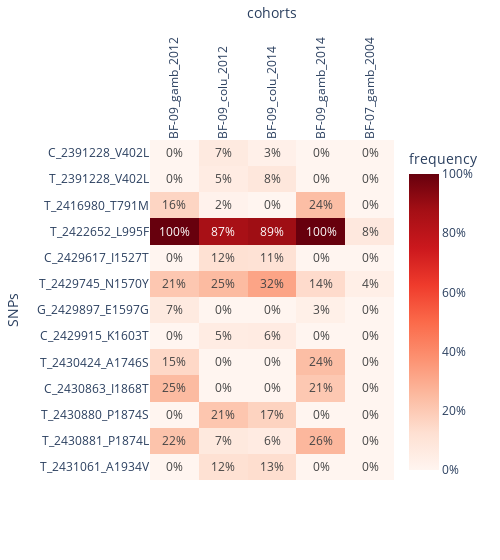

Write notebook code for a chart like this one.
### Code cell
ag3.plot_frequencies_heatmap(
    df=snps_df, index=['alt_allele', 'position', 'aa_change'],  
    y_label="SNPs",
    max_len=100, 
    colorbar=True, 
    width=500
)

### Figure 1 — Plotly figure (JSON) as saved in the notebook; plotly's stock layout.template omitted (floating-point values rounded to 4 significant figures)
{"data": [{"coloraxis": "coloraxis", "hovertemplate": "x: %{x}<br>y: %{y}<br>color: %{z}<extra></extra>", "name": "0", "texttemplate": "%{z:.0%}", "type": "heatmap", "x": ["BF-09_gamb_2012", "BF-09_colu_2012", "BF-09_colu_2014", "BF-09_gamb_2014", "BF-07_gamb_2004"], "xaxis": "x", "y": ["C_2391228_V402L", "T_2391228_V402L", "T_2416980_T791M", "T_2422652_L995F", "C_2429617_I1527T", "T_2429745_N1570Y", "G_2429897_E1597G", "C_2429915_K1603T", "T_2430424_A1746S", "C_2430863_I1868T", "T_2430880_P1874S", "T_2430881_P1874L", "T_2431061_A1934V"], "yaxis": "y", "z": [[0, 0.06707, 0.0283, 0, 0], [0, 0.05488, 0.08491, 0, 0], [0.1633, 0.01829, 0, 0.2391, 0], [1, 0.8659, 0.8868, 1, 0.07692], [0, 0.122, 0.1132, 0, 0], [0.2092, 0.25, 0.3208, 0.1413, 0.03846], [0.06633, 0, 0, 0.03261, 0], [0, 0.05488, 0.0566, 0, 0], [0.1531, 0, 0, 0.2391, 0], [0.25, 0, 0, 0.2065, 0], [0, 0.2134, 0.1698, 0, 0], [0.2245, 0.07317, 0.0566, 0.2609, 0], [0, 0.122, 0.1321, 0, 0]]}], "layout": {"coloraxis": {"cmax": 1, "cmin": 0, "colorbar": {"ticktext": ["0%", "20%", "40%", "60%", "80%", "100%"], "tickvals": [0, 0.2, 0.4, 0.6, 0.8, 1], "title": {"text": "frequency"}}, "colorscale": [[0, "rgb(255,245,240)"], [0.125, "rgb(254,224,210)"], [0.25, "rgb(252,187,161)"], [0.375, "rgb(252,146,114)"], [0.5, "rgb(251,106,74)"], [0.625, "rgb(239,59,44)"], [0.75, "rgb(203,24,29)"], [0.875, "rgb(165,15,21)"], [1, "rgb(103,0,13)"]]}, "margin": {"t": 60}, "width": 500, "xaxis": {"anchor": "y", "domain": [0, 1], "side": "top", "tickangle": -90, "title": {"text": "cohorts"}}, "yaxis": {"anchor": "x", "autorange": "reversed", "domain": [0, 1], "title": {"text": "SNPs"}}}}
